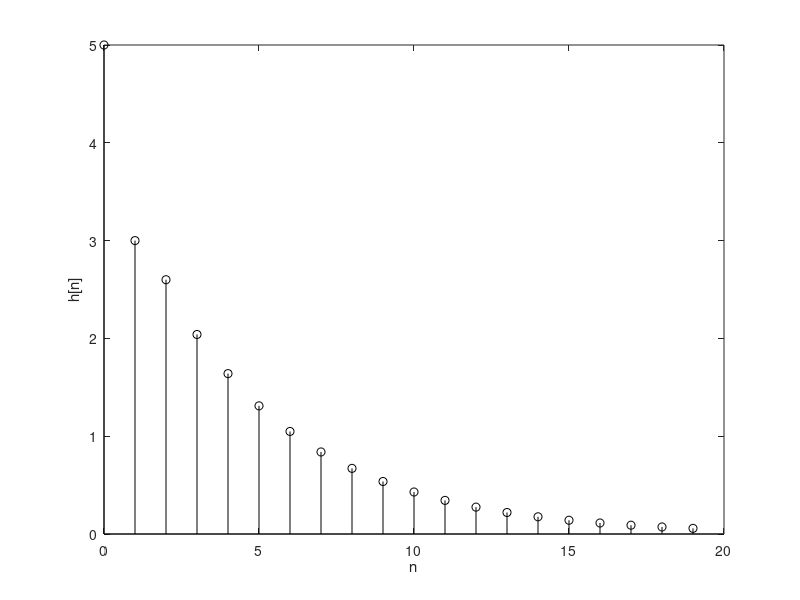

This figure's MATLAB source:
n = (0:19); x = inline('n==0');
a = [1 -0.6 -0.16]; b = [5 0 0];
h = filter(b,a,x(n));
clf; stem(n,h,'k'); xlabel('n'); ylabel('h[n]');